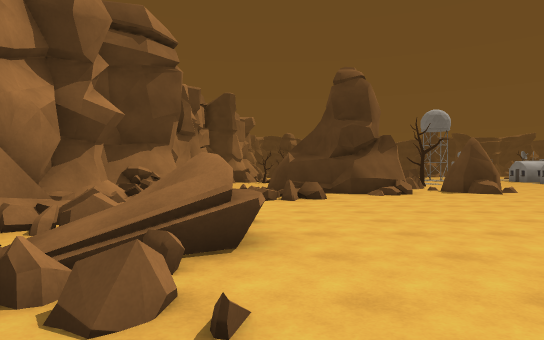
view 1 (above)

21 first-person views from a walk through a Unity game level. The camera is 1.4 m above the floor, looks level and sees 75° across. The floor is counted in squares, 2 m on a side. Each view is taken from the middle of a square. On the plan, view 1 faces up. The plan holds only what a view shows up to about 11 squares ahead; the rest is blank. The place goes on beyond the plan. Some animated figures are left out.

view 2
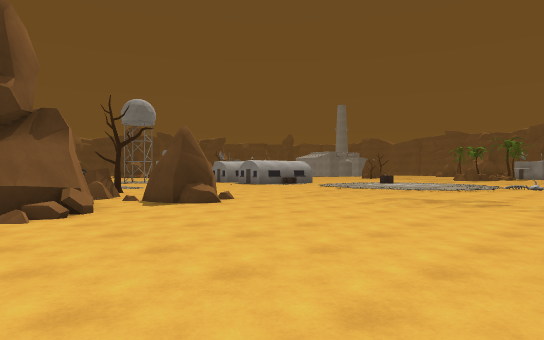

view 3
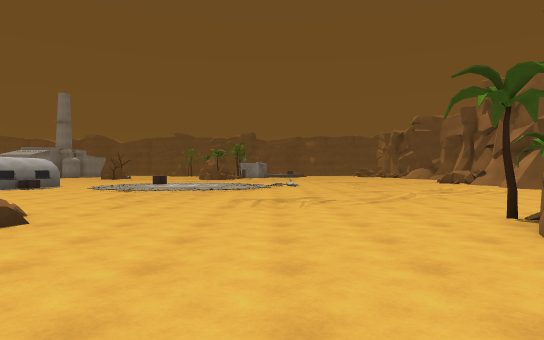

view 4
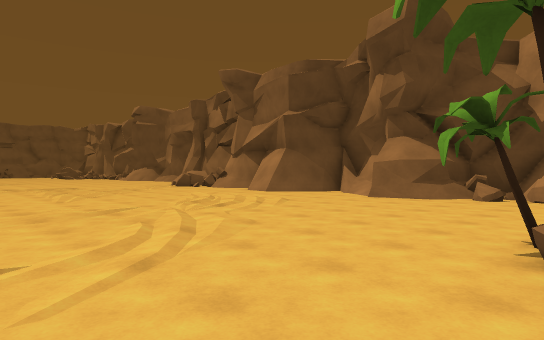

view 5
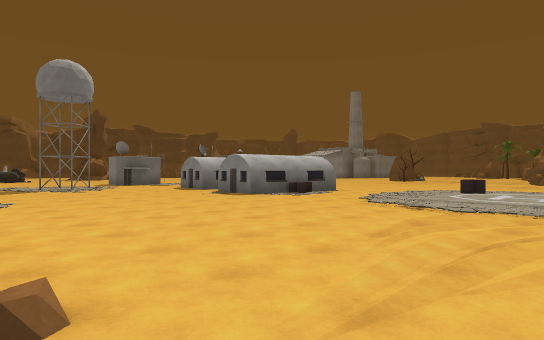

view 6
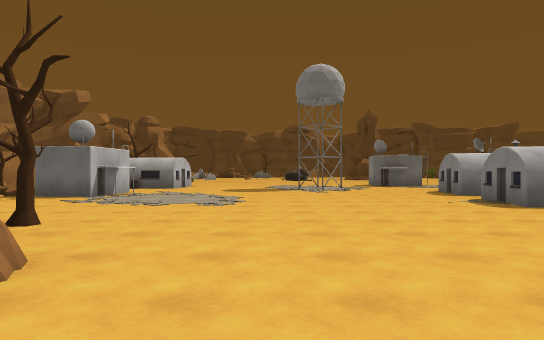

view 7
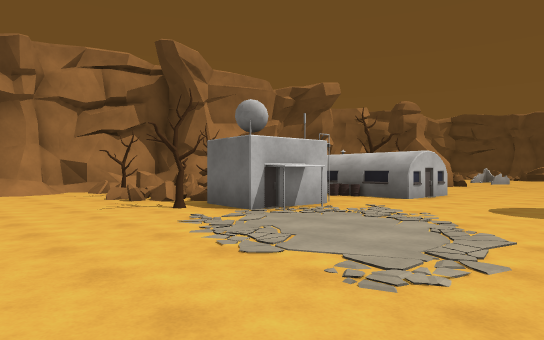

view 8
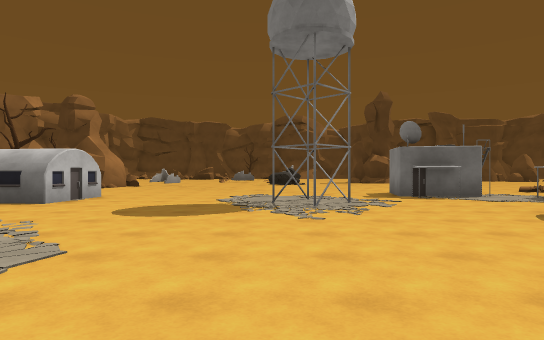

view 9
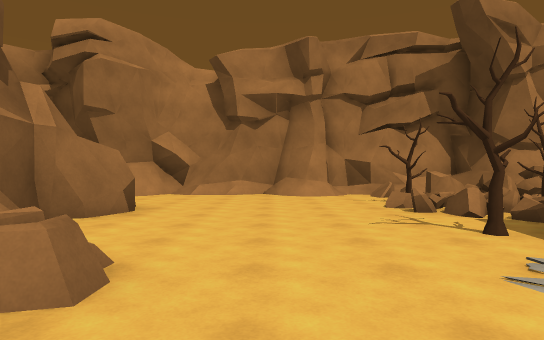

view 10
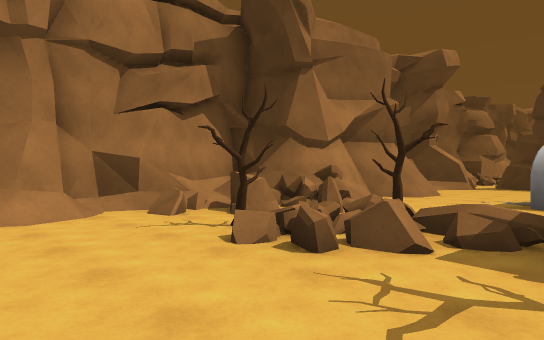

view 11
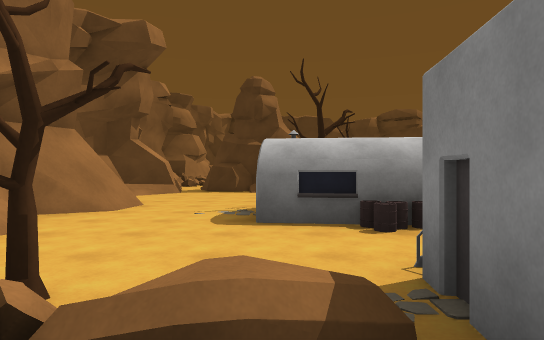

view 12
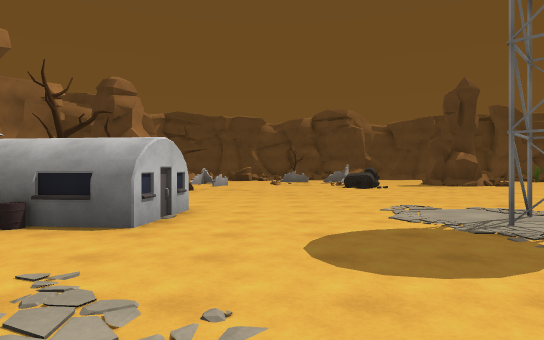

view 13
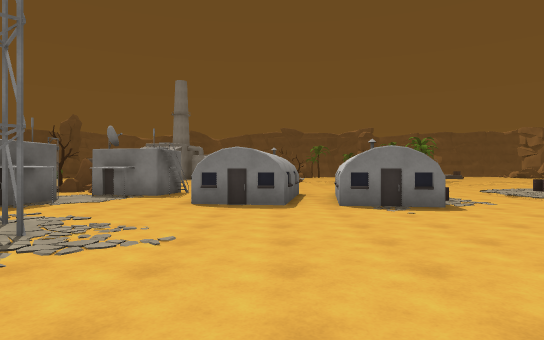

view 14
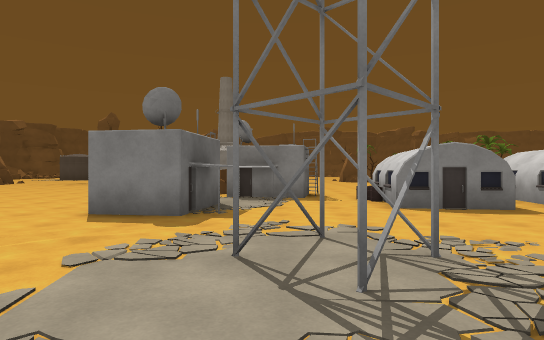

view 15
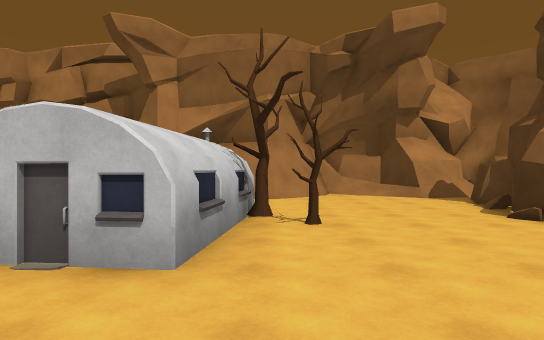

view 16
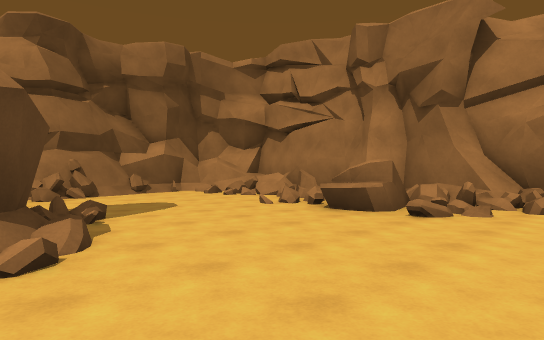

view 17
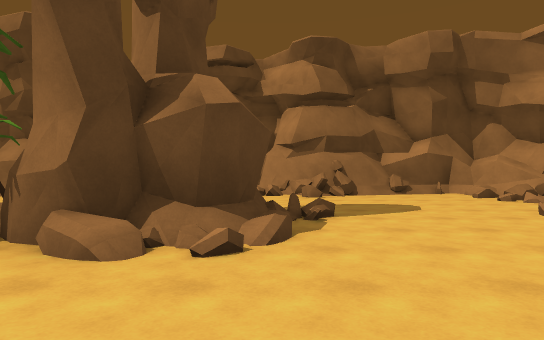

view 18
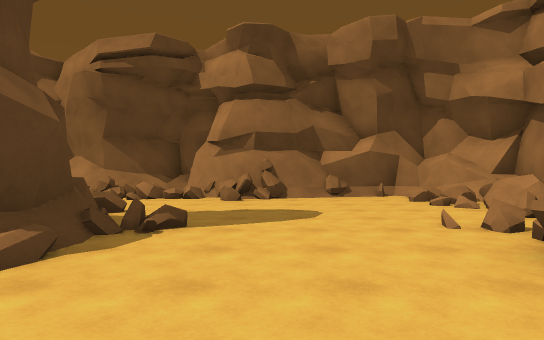

view 19
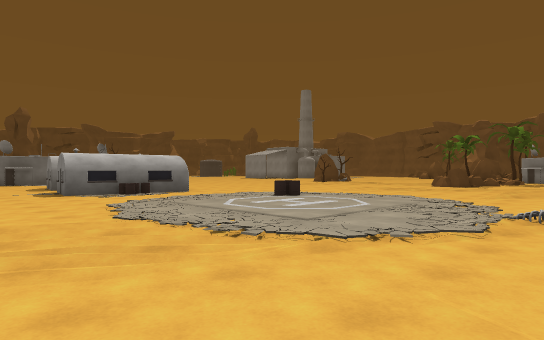

view 20
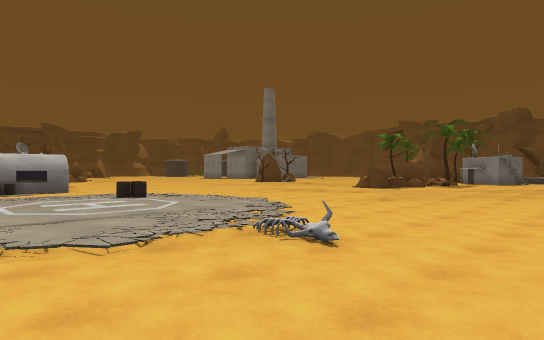

view 21
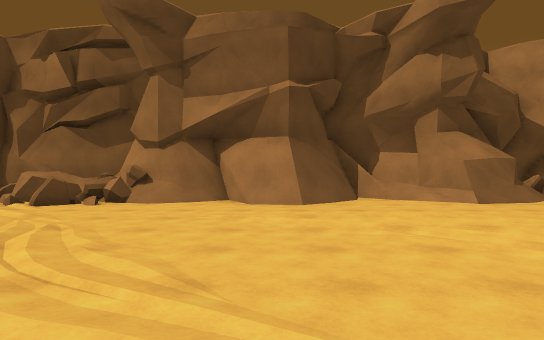

### Floor plan
Key: @ floor where view 1 was taken; # wall or solid block; x gap in a wall; . main floor; : floor 0.25 m higher than the main floor; / step, stairs or slope; = window, fence, low wall or low ledge; ^ raised ledge; R rock; T tree; B building.
Columns run from 4 left of view 1 to 27 right of it. Each row starts with its distance up from view 1.
 30  ###.### ......... ....
 29  #/....................
 28  #/..................
 27  ##/..............B  ..
 26   ##...TT.........BBB..RR
 25   ##..BBBB........B#.BBR
 24   #...BBBB....##.....B
 23   #/...B......##.....#B
 22 ^^#=................B..
 21 #/##.T.#B..........BBBB
 20 ^/^=#=xBBB.........BBB
 19 ##=.T=.T#B.............
 18 #.................BBBB.
 17 ##................BBBB
 16 #..................BB.
 15 ##.......R.............
 14 ##......RRT........./..
 13 #/.. ### R........::::/
 12 #/    ###.RR...../:::=//..
 11 ##    ###.#R...../:::::/...
 10 #=    ...........//::::/.....
  9 #=  ==...........//::::/.....
  8 #=  =............./:://.......
  7 #=  ...............///..........
  6 #==..................=..........
  5 ##=#.........................
  4 ##=#.....##T.............
  3  ##==...####............
  2  #==....##  T...........
  1  #^......#  ............
  0  #=.@....=  .............
 -1  #=/......  ..............
 -2  =#/...=... ............#=
 -3  #=.//###===.=###..###/##^=
 -4  ########==##############==.
 -5         #####           #####

Positions as (right, up) in squares from view 1, and headings:
1: (0, 0), facing up
2: (2, 4), facing up-right
3: (2, 7), facing right
4: (7, 6), facing down-right
5: (7, 9), facing up-right
6: (9, 10), facing up
7: (9, 15), facing up-left
8: (10, 16), facing up
9: (7, 16), facing left
10: (3, 16), facing up-left
11: (2, 19), facing up
12: (7, 19), facing up
13: (7, 20), facing right
14: (8, 24), facing right
15: (8, 26), facing left
16: (5, 7), facing down-left
17: (4, 7), facing down
18: (2, 6), facing down
19: (11, 6), facing up-right
20: (14, 4), facing up-right
21: (16, 5), facing down
